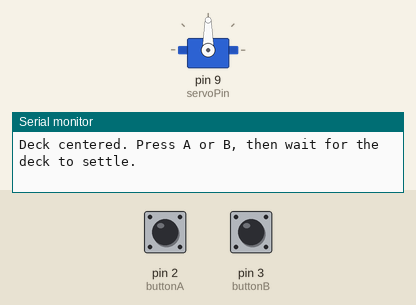
The sketch below on a simulated Arduino Uno, built with avr-gcc and run on an emulated ATmega328P. Parts: servo, the last lines printed to the serial monitor. The test bench sets the inputs (shaded band); at power-on: pin 2 (buttonA) HIGH, pin 3 (buttonB) HIGH.

Above: at 1.2 s.
1.3 s: pin 2 (buttonA) pulled LOW for 0.15 s
At 2.0 s:
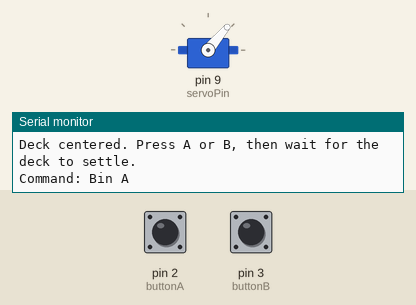
2.9 s: pin 3 (buttonB) pulled LOW for 0.15 s
At 3.2 s:
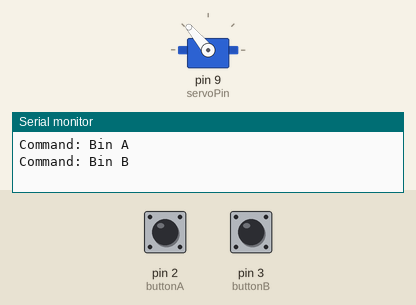
4.5 s: pin 2 (buttonA) pulled LOW for 1 s
At 5.7 s:
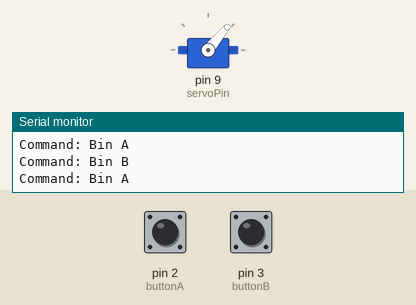
7.0 s: pin 3 (buttonB) pulled LOW for 1 s
At 7.6 s:
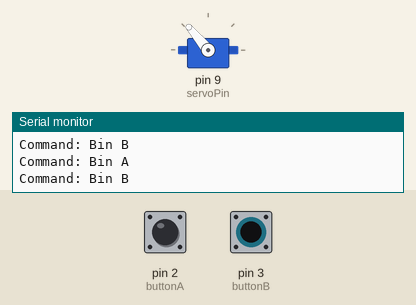
Timing chart, 0 to 10.0 s (numbered marks = the images above; inputs shaded):
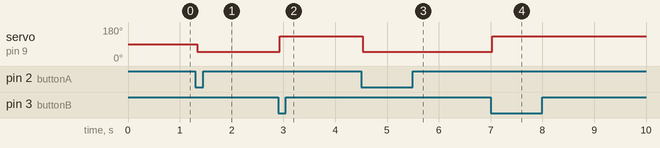

The sketch:

model_letter_sorter_flap.ino
```cpp
// Model letter sorter flap · Arduino Uno R3 and positional servo.
#include <Servo.h>

constexpr uint8_t buttonA = 2;
constexpr uint8_t buttonB = 3;
constexpr uint8_t servoPin = 9;
constexpr uint8_t angleA = 50;
constexpr uint8_t angleB = 130;
constexpr unsigned long debounceMs = 35;

enum class Selection { None, A, B, Both };
Servo flap;
Selection observed = Selection::None;
Selection accepted = Selection::None;
unsigned long changedAt = 0;

// Accept a single choice only after both buttons have been released.
bool armed = true;

Selection readButtons() {
  const bool a = digitalRead(buttonA) == LOW;
  const bool b = digitalRead(buttonB) == LOW;
  if (a && b) return Selection::Both;
  if (a) return Selection::A;
  if (b) return Selection::B;
  return Selection::None;
}

void setup() {
  pinMode(buttonA, INPUT_PULLUP);
  pinMode(buttonB, INPUT_PULLUP);
  Serial.begin(115200);
  flap.attach(servoPin);
  flap.write(90);
  Serial.println(F("Deck centered. Press A or B, then wait for the deck to settle."));
}

void loop() {
  const auto reading = readButtons();
  const auto now = millis();
  if (reading != observed) {
    observed = reading;
    changedAt = now;
  }
  if (observed == accepted || now - changedAt < debounceMs) return;
  accepted = observed;
  if (accepted == Selection::None) {
    armed = true;
    return;
  }
  if (!armed) return;
  armed = false;
  if (accepted == Selection::Both) {
    Serial.println(F("Both pressed. Holding destination."));
    return;
  }
  const bool routeToA = accepted == Selection::A;
  flap.write(routeToA ? angleA : angleB);
  Serial.println(routeToA ? F("Command: Bin A") : F("Command: Bin B"));
}
```

Measured:
- after the input at 1.3 s, servo on pin 9 (servoPin): 90° → 50° at once
- after the input at 2.9 s, servo on pin 9 (servoPin): 50° → 130° at once
- after the input at 4.5 s, servo on pin 9 (servoPin): 130° → 50° at once
- after the input at 7.0 s, servo on pin 9 (servoPin): 50° → 130° at once
